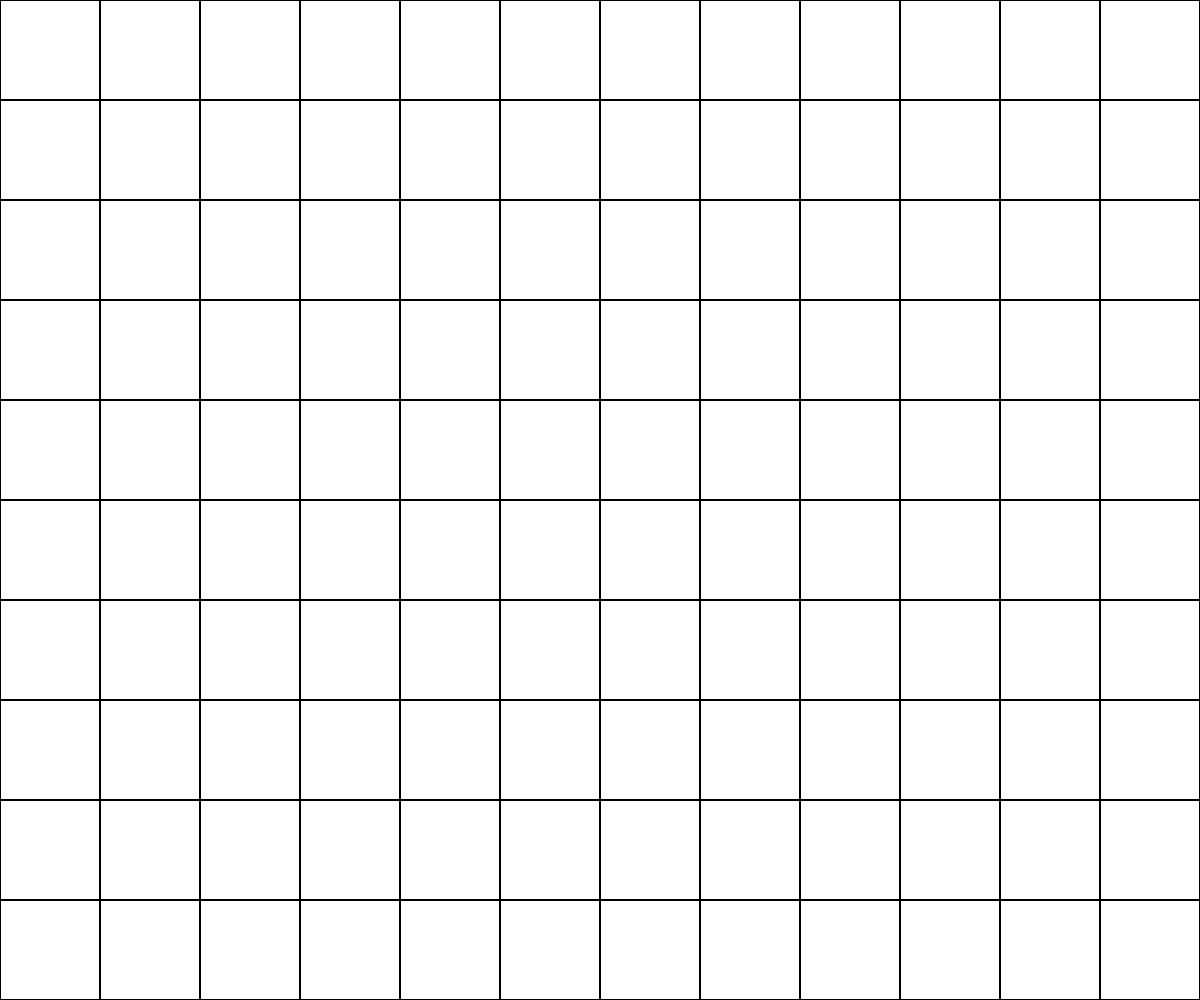
Frame 1 (no input)
Frame 60 (no input): identical to frame 1, image omitted
Frame 120 (the mouse pressed at the canvas centre since frame 60): identical to frame 1, image omitted

The p5.js sketch that drew this single still picture (run headless with seeded random() and noise() and a simulated clock; from frame 60 on, the mouse is pressed at the canvas centre):

// p5.js sketch
// ── sketch.js
/*

Assemble and modify:
1. Unscramble and assemble the code to create something like this:
https://printablee.com/postpic/2015/04/free-printable-grid-paper_18888.png

2. Add some random variation, for example:

- Change some of the elements to be different from the others
- Or maybe all the elements are different from each other
- Or replace an element with an entirely new one

*/

let cellSize;

function setup() {
  createCanvas(windowWidth, windowHeight);
  
}

function draw() {
  background(255);
  strokeWeight(2);
  noFill();
  cellSize = min(width / 10, height / 10);
  
  for (let y = 0; y < height; y += cellSize) {
    for (let x = 0; x < width; x += cellSize) {
      square(x, y, cellSize);
    }
  }
  
}

function windowResized() {
  resizeCanvas(windowWidth, windowHeight);
}
